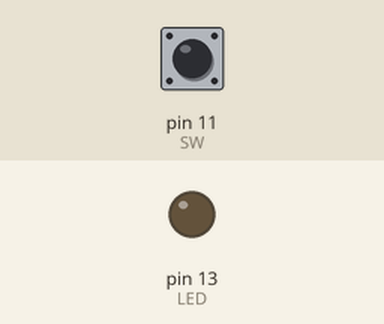
This sketch was run on a simulated Arduino Uno, built with avr-gcc and run on an emulated ATmega328P. Parts: output pins drawn as LEDs (lit = HIGH). Dashed ring = blinking. The inputs (shaded band) are chosen by the test bench; at power-on: pin 11 (SW) LOW. What the sketch prints to the serial monitor is not drawn.

Above: at 1.2 s.
1.3 s: pin 11 (SW) pulled HIGH for 0.15 s
At 1.38 s:
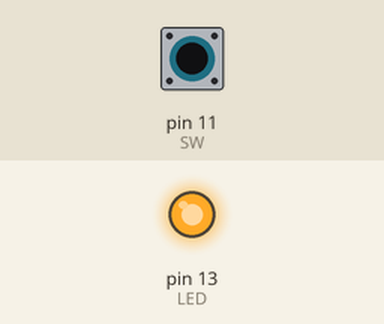
2.9 s: pin 11 (SW) pulled HIGH for 1 s
At 5.3 s:
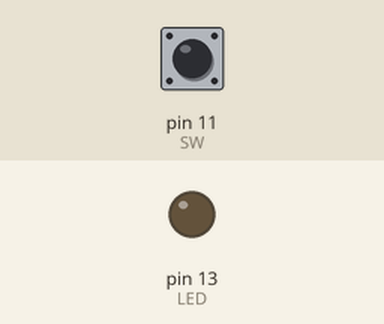
6.9 s: pin 11 (SW) pulled HIGH for 3.2 s
At 7.6 s:
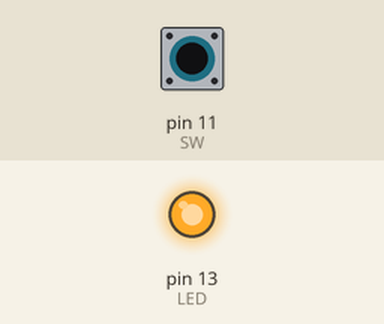
11.6 s: pin 11 (SW) pulsed HIGH 5 times (0.12 s each, 0.3 s apart)
At 11.66 s:
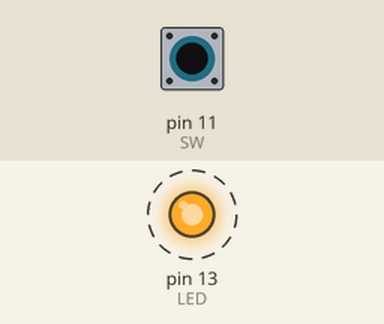
Timing chart, 0 to 14.6 s (numbered marks = the images above; inputs shaded):
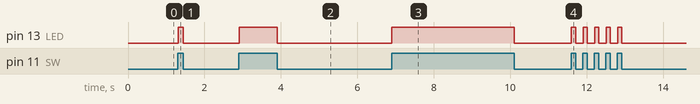

The sketch:

DigitalSwitch.ino
```cpp
const byte LED = 13;
const byte SW = 11;

void setup() {
  // put your setup code here, to run once:
  pinMode(LED, OUTPUT);
  pinMode(SW, INPUT);
  Serial.begin(9600);
}

void loop() {
  // put your main code here, to run repeatedly:
  boolean val = digitalRead(SW);
  if (val) {
    digitalWrite(LED, HIGH);
  }
  else {
    Serial.println("Turned off.");
    digitalWrite(LED, LOW);
  }
}
```

Measured:
- after the input at 1.3 s, pin 13 (LED): LOW → HIGH at once, → LOW 0.14 s later
- after the input at 2.9 s, pin 13 (LED): LOW → HIGH at once, → LOW 0.99 s later
- after the input at 6.9 s, pin 13 (LED): LOW → HIGH at once, → LOW 3.2 s later
- after the input at 11.6 s, pin 13 (LED): alternates HIGH for 0.11 s and LOW for 0.19 s, 10 changes in all, then stays LOW, starting at once
